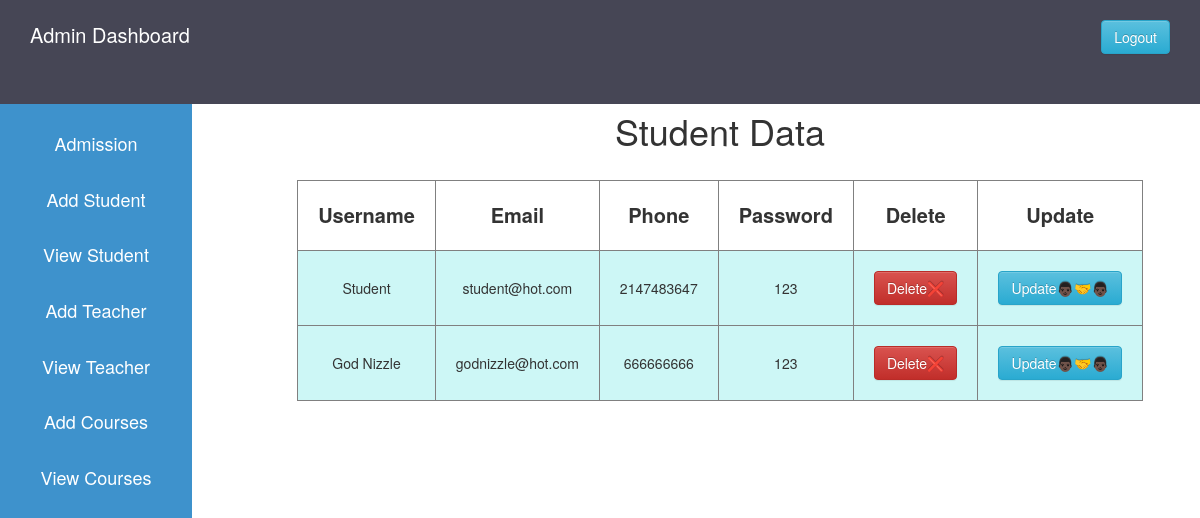
The page /view_student.php (signed in) on the database as committed earlier.
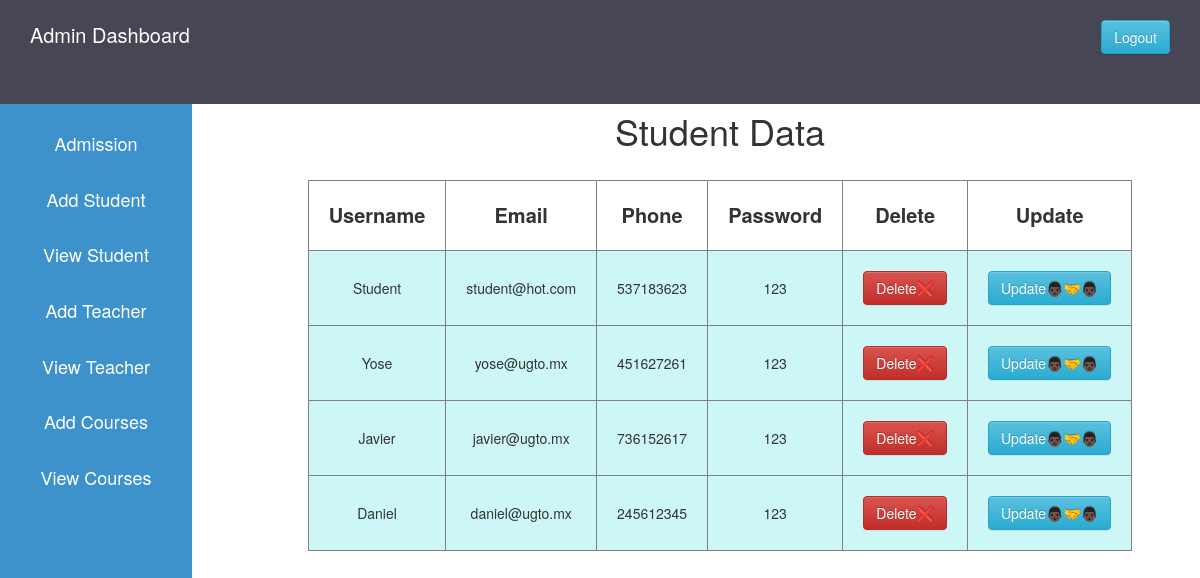
The same page on the database as committed later.
### tables this page shows
CREATE TABLE `user` (
  `id` int(11) NOT NULL,
  `username` varchar(255) DEFAULT NULL,
  `phone` int(30) DEFAULT NULL,
  `email` varchar(255) DEFAULT NULL,
  `usertype` varchar(50) DEFAULT NULL,
  `password` varchar(255) DEFAULT NULL
);

### view_student.php (the view, shortened to what this page needs)
<?php
  $host="localhost";
  $user="root";
  $password="";
  $db="schoolproject";
  $data=mysqli_connect($host, $user, $password, $db);
  $sql="SELECT * FROM user WHERE usertype='student'";
  $result=mysqli_query($data, $sql);
?>
<!DOCTYPE html>
<html lang="en">
<head>
  <?php
    include 'admin_css.php';
  ?>
</head>
<body>
  <?php
    include 'admin_sidebar.php';
  ?>
  <div class="content">
    <center><br>
    <h1>Student Data</h1>
    <br>
    <table border="1px">
        <tr>
            <th class="table_th">Username</th>
            <th class="table_th">Email</th>
            <th class="table_th">Phone</th>
            <th class="table_th">Password</th>
            <th class="table_th">Delete</th>
            <th class="table_th">Update</th>
        </tr>
        <?php
        while($info=$result->fetch_assoc()){
        ?>
        <tr>
            <td class="table_td" style="text-align: center;">
                <?php echo "{$info['username']}"; ?>
            </td>
            <td class="table_td" style="text-align: center;">
                <?php echo "{$info['email']}"; ?>
            </td>
            <td class="table_td" style="text-align: center;">
                <?php echo "{$info['phone']}"; ?>
            </td>
            <td class="table_td" style="text-align: center;">
                <?php echo "{$info['password']}"; ?>
            </td>
            <td class="table_td" style="text-align: center;">
                <?php echo "<a onClick=\"javascript:return confirm('Are you sure you want to delete this student?');\"
                    class='btn btn-danger' href='delete.php?student_id={$info['id']}'>Delete❌</a>"; ?>
            </td>
            <td class="table_td">
                <?php echo "<a class='btn btn-info' href='update_student.php?student_id={$info['id']}'> Update👨🏿‍🤝‍👨🏿 </a>"; ?>
            </td>
        </tr>
        <?php } ?>
    </table>
    </center>
  </div>
</body>
</html>

Rows that differ between the two databases and show on the page:
changed user "Student": phone "2147483647" → "537183623"
changed user: username "God Nizzle" → "Yose"; email "godnizzle@hot.com" → "yose@ugto.mx"; phone "666666666" → "451627261"
added user: username "Javier", email "javier@ugto.mx", phone "736152617", password "123"
added user: username "Daniel", email "daniel@ugto.mx", phone "245612345", password "123"
